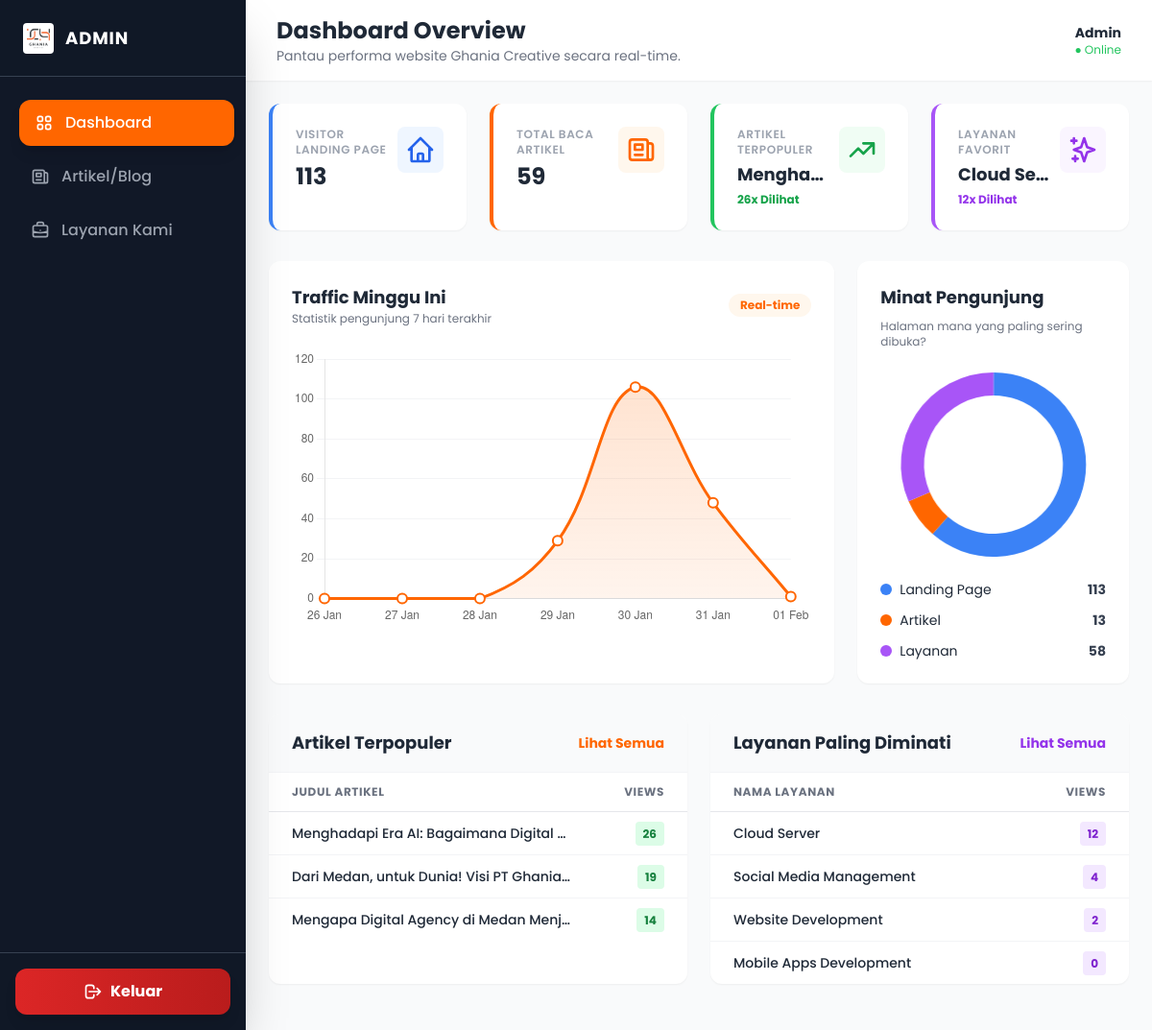
/admin/index.php (signed in), run on the app's committed database.
### tables this page shows
CREATE TABLE `articles` (
  `id` int NOT NULL,
  `slug` varchar(200) DEFAULT NULL,
  `title_id` varchar(255) DEFAULT NULL,
  `title_en` varchar(255) DEFAULT NULL,
  `meta_description` varchar(160) DEFAULT NULL,
  `meta_keywords` varchar(255) DEFAULT NULL,
  `thumbnail` varchar(255) DEFAULT NULL,
  `content_id` longtext,
  `content_en` longtext,
  `views` int DEFAULT '0',
  `author_id` int DEFAULT NULL,
  `created_at` timestamp NULL DEFAULT CURRENT_TIMESTAMP
);

CREATE TABLE `services` (
  `id` int NOT NULL,
  `slug` varchar(50) DEFAULT NULL,
  `icon` varchar(255) DEFAULT NULL,
  `title_id` varchar(100) DEFAULT NULL,
  `title_en` varchar(100) DEFAULT NULL,
  `brief_id` text,
  `brief_en` text,
  `content_id` longtext,
  `content_en` longtext,
  `thumbnail` varchar(255) DEFAULT NULL,
  `created_at` timestamp NULL DEFAULT CURRENT_TIMESTAMP,
  `views` int DEFAULT '0'
);

### admin/index.php (the view, shortened to what the rows shown need)
<?php
require '../config/database.php';
$top_article = $conn->query("SELECT title_id, views FROM articles ORDER BY views DESC LIMIT 1")->fetch_assoc();
$top_service = $conn->query("SELECT title_id, views FROM services ORDER BY views DESC LIMIT 1")->fetch_assoc();
$traffic_labels = [];
$traffic_data = [];
for ($i = 6; $i >= 0; $i--) {
    $date = date('Y-m-d', strtotime("-$i days"));
    $traffic_labels[] = date('d M', strtotime($date));
    $query_day = "SELECT COUNT(*) as total FROM visitor_logs WHERE DATE(access_time) = '$date'";
    $res_day = $conn->query($query_day);
    $traffic_data[] = $res_day ? $res_day->fetch_assoc()['total'] : 0;
}
$comp_home = $conn->query("SELECT COUNT(*) as total FROM visitor_logs WHERE page_type='home'")->fetch_assoc()['total'];
$comp_article = $conn->query("SELECT COUNT(*) as total FROM visitor_logs WHERE page_type='article'")->fetch_assoc()['total'];
$comp_service = $conn->query("SELECT COUNT(*) as total FROM visitor_logs WHERE page_type='service'")->fetch_assoc()['total'];
?>
<!DOCTYPE html>
<html lang="id">
<head>
    <script src="https://cdn.tailwindcss.com"></script>
</head>
<body class="bg-gray-100 font-sans antialiased text-gray-800">
    <div class="flex h-screen overflow-hidden">
        <div class="flex-1 flex flex-col md:ml-64 transition-all duration-300">
            <header class="bg-white shadow-sm py-4 px-8 flex justify-between items-center z-10">
                <div>
                    <h2 class="text-2xl font-bold text-gray-800">Dashboard Overview</h2>
                </div>
            </header>
            <main class="flex-1 overflow-x-hidden overflow-y-auto bg-gray-50 p-6">
                <div class="grid grid-cols-1 md:grid-cols-2 lg:grid-cols-4 gap-6 mb-8">
                    <div
                        class="bg-white rounded-xl p-6 shadow-sm border-l-4 border-green-500 hover:shadow-md transition transform hover:-translate-y-1">
                        <div class="flex justify-between items-start">
                            <div class="overflow-hidden pr-2">
                                <p class="text-xs font-semibold text-gray-400 uppercase tracking-wider">Artikel
                                    Terpopuler</p>
                                <h3 class="text-lg font-bold text-gray-800 mt-1 truncate"
                                    title="<?= $top_article['title_id'] ?? '-' ?>">
                                    <?= $top_article['title_id'] ?? 'Belum ada data' ?>
                                </h3>
                                <p class="text-xs text-green-600 mt-1 font-bold">
                                    <?= number_format($top_article['views'] ?? 0) ?>x Dilihat</p>
                            </div>
                        </div>
                    </div>
                    <div
                        class="bg-white rounded-xl p-6 shadow-sm border-l-4 border-purple-500 hover:shadow-md transition transform hover:-translate-y-1">
                        <div class="flex justify-between items-start">
                            <div class="overflow-hidden pr-2">
                                <p class="text-xs font-semibold text-gray-400 uppercase tracking-wider">Layanan Favorit
                                </p>
                                <h3 class="text-lg font-bold text-gray-800 mt-1 truncate"
                                    title="<?= $top_service['title_id'] ?? '-' ?>">
                                    <?= $top_service['title_id'] ?? 'Belum ada data' ?>
                                </h3>
                                <p class="text-xs text-purple-600 mt-1 font-bold">
                                    <?= number_format($top_service['views'] ?? 0) ?>x Dilihat</p>
                            </div>
                        </div>
                    </div>
                </div>
                <div class="grid grid-cols-1 lg:grid-cols-2 gap-6 mb-6">
                    <div class="bg-white rounded-xl shadow-sm overflow-hidden h-full">
                        <div class="overflow-x-auto">
                            <table class="w-full text-left">
                                <thead class="bg-white text-gray-500 text-xs uppercase tracking-wider border-b">
                                    <tr>
                                        <th class="px-6 py-3">Judul Artikel</th>
                                        <th class="px-6 py-3 text-right">Views</th>
                                    </tr>
                                </thead>
                                <tbody class="divide-y divide-gray-100 text-sm">
                                    <?php
                                    $top_articles = $conn->query("SELECT title_id, views FROM articles ORDER BY views DESC LIMIT 5");
                                    if ($top_articles && $top_articles->num_rows > 0):
                                        while ($art = $top_articles->fetch_assoc()):
                                    ?>
                                    <tr class="hover:bg-orange-50 transition">
                                        <td class="px-6 py-3 font-medium text-gray-800 truncate max-w-xs"
                                            title="<?= htmlspecialchars($art['title_id']) ?>">
                                            <?= htmlspecialchars($art['title_id']) ?>
                                        </td>
                                        <td class="px-6 py-3 text-right">
                                            <span
                                                class="bg-green-100 text-green-700 font-bold px-2 py-1 rounded text-xs">
                                                <?= number_format($art['views']) ?>
                                            </span>
                                        </td>
                                    </tr>
                                    <?php endwhile;
                                    endif; ?>
                                </tbody>
                            </table>
                        </div>
                    </div>
                    <div class="bg-white rounded-xl shadow-sm overflow-hidden h-full">
                        <div class="overflow-x-auto">
                            <table class="w-full text-left">
                                <thead class="bg-white text-gray-500 text-xs uppercase tracking-wider border-b">
                                    <tr>
                                        <th class="px-6 py-3">Nama Layanan</th>
                                        <th class="px-6 py-3 text-right">Views</th>
                                    </tr>
                                </thead>
                                <tbody class="divide-y divide-gray-100 text-sm">
                                    <?php
                                    $top_services_list = $conn->query("SELECT title_id, views FROM services ORDER BY views DESC LIMIT 5");
                                    if ($top_services_list && $top_services_list->num_rows > 0):
                                        while ($srv = $top_services_list->fetch_assoc()):
                                    ?>
                                    <tr class="hover:bg-purple-50 transition">
                                        <td class="px-6 py-3 font-medium text-gray-800 truncate max-w-xs">
                                            <?= htmlspecialchars($srv['title_id']) ?>
                                        </td>
                                        <td class="px-6 py-3 text-right">
                                            <span
                                                class="bg-purple-100 text-purple-700 font-bold px-2 py-1 rounded text-xs">
                                                <?= number_format($srv['views']) ?>
                                            </span>
                                        </td>
                                    </tr>
                                    <?php endwhile;
                                    endif; ?>
                                </tbody>
                            </table>
                        </div>
                    </div>
                </div>
            </main>
        </div>
    </div>
    <script>
    // 1. CONFIG GRAFIK LINE
    const ctxTraffic = document.getElementById('trafficChart').getContext('2d');
    const gradient = ctxTraffic.createLinearGradient(0, 0, 0, 400);
    gradient.addColorStop(0, 'rgba(255, 102, 0, 0.2)');
    gradient.addColorStop(1, 'rgba(255, 102, 0, 0)');
    new Chart(ctxTraffic, {
        type: 'line',
        data: {
            labels: <?= json_encode($traffic_labels) ?>,
            datasets: [{
                label: 'Pengunjung',
                data: <?= json_encode($traffic_data) ?>,
                borderColor: '#FF6600',
                backgroundColor: gradient,
                borderWidth: 3,
                pointBackgroundColor: '#fff',
                pointBorderColor: '#FF6600',
                pointBorderWidth: 2,
                pointRadius: 5,
                fill: true,
                tension: 0.4
            }]
        },
        options: {
            responsive: true,
            maintainAspectRatio: false,
            plugins: {
                legend: {
                    display: false
                }
            },
            scales: {
                y: {
                    beginAtZero: true,
                    grid: {
                        borderDash: [4, 4],
                        color: '#f3f4f6'
                    }
                },
                x: {
                    grid: {
                        display: false
                    }
                }
            },
            interaction: {
                intersect: false,
                mode: 'index'
            },
        }
    });
    // 2. CONFIG GRAFIK DOUGHNUT
    const ctxDist = document.getElementById('distributionChart').getContext('2d');
    new Chart(ctxDist, {
        type: 'doughnut',
        data: {
            labels: ['Landing Page', 'Artikel', 'Layanan'],
            datasets: [{
                data: [<?= $comp_home ?>, <?= $comp_article ?>, <?= $comp_service ?>],
                backgroundColor: ['#3B82F6', '#FF6600', '#A855F7'],
                borderWidth: 0,
                hoverOffset: 10
            }]
        },
        options: {
            responsive: true,
            maintainAspectRatio: false,
            cutout: '75%',
            plugins: {
                legend: {
                    display: false
                }
            }
        }
    });
    </script>
</body>
</html>

### data on the page
articles: title "Mengha…", views "26", title "Menghadapi Era AI: Bagaimana Digital…"
services: title "Cloud Se…", views "12", title "Cloud Server"
articles: title "Dari Medan, untuk Dunia! Visi PT Ghania…", views "19"
articles: title "Mengapa Digital Agency di Medan Menj…", views "14"
services: title "Social Media Management", views "4"
services: title "Website Development", views "2"
services: title "Mobile Apps Development", views "0"

### other printed values
$_SESSION['admin_name'] "Admin"
$total_views_home "113"
$total_views_art "59"
$comp_home "113"
$comp_article "13"
$comp_service "58"
chart data {{ json_encode($traffic_data) }} ["0","0","0","29","106","48","1"]
chart data {{ $comp_home }} 113
chart data {{ $comp_article }} 13
